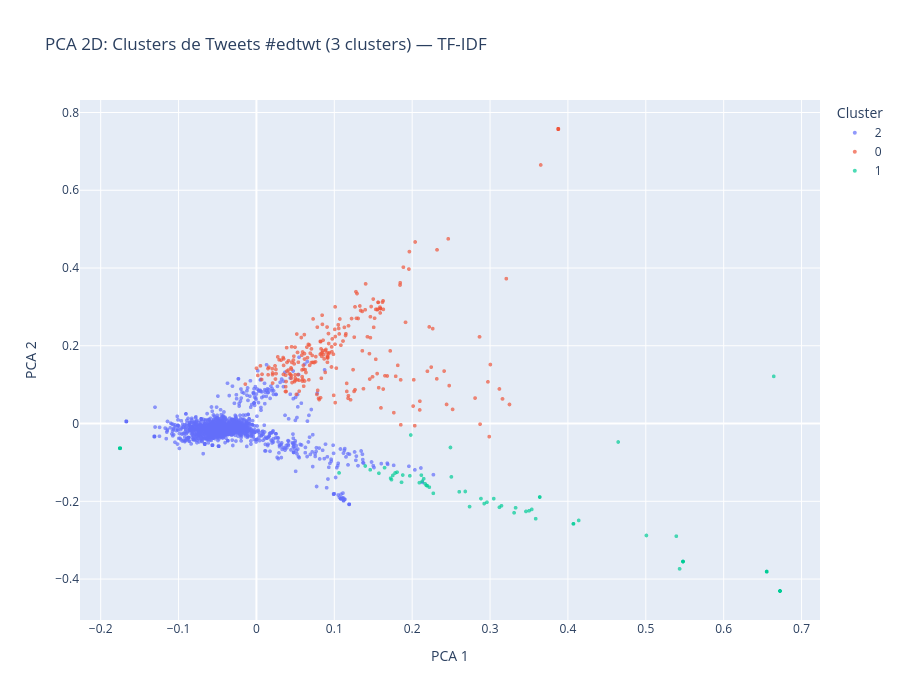

Here is the notebook cell this chart was saved with:
### Markdown cell above
visualização 2d com pca e t-sne

### Code cell
pca_2d = PCA(n_components=2, random_state=seed)
vetores_pca = pca_2d.fit_transform(vetores_centralizados)

var_exp = pca_2d.explained_variance_ratio_
print(f'Variancia explicada: PC1={var_exp[0]:.2%}, PC2={var_exp[1]:.2%}')
print(f'Variancia total explicada (2 PCs): {var_exp.sum():.2%}')

plot_df_pca = pd.DataFrame({
    'PCA 1': vetores_pca[:, 0],
    'PCA 2': vetores_pca[:, 1],
    'Cluster': df_cluster['Cluster'].astype(str),
    'Tweet': [t.replace('\n', ' ')[:60] + ('...' if len(t) > 60 else '') for t in documentos]
})

fig_pca = px.scatter(
    plot_df_pca, x='PCA 1', y='PCA 2', color='Cluster',
    title=f'PCA 2D: Clusters de Tweets #edtwt ({num_clusters} clusters) — TF-IDF',
    hover_data={'PCA 1': ':.2f', 'PCA 2': ':.2f', 'Cluster': True, 'Tweet': True},
    width=900, height=700
)
fig_pca.update_traces(marker=dict(size=4, opacity=0.7))
fig_pca.show()

### Figure 1 — Plotly figure (JSON) as saved in the notebook; plotly's stock layout.template omitted (floating-point values rounded to 4 significant figures; data arrays with more than 128 entries replaced by an {"elided": "..."} marker saying what was removed)
{"data": [{"customdata": {"elided": "1986x2 str values"}, "hovertemplate": "Cluster=%{customdata[0]}<br>PCA 1=%{x:.2f}<br>PCA 2=%{y:.2f}<br>Tweet=%{customdata[1]}<extra></extra>", "legendgroup": "2", "marker": {"color": "#636efa", "opacity": 0.7, "size": 4, "symbol": "circle"}, "mode": "markers", "name": "2", "showlegend": true, "type": "scattergl", "x": {"elided": "1986 float values"}, "xaxis": "x", "y": {"elided": "1986 float values"}, "yaxis": "y"}, {"customdata": {"elided": "260x2 str values"}, "hovertemplate": "Cluster=%{customdata[0]}<br>PCA 1=%{x:.2f}<br>PCA 2=%{y:.2f}<br>Tweet=%{customdata[1]}<extra></extra>", "legendgroup": "0", "marker": {"color": "#EF553B", "opacity": 0.7, "size": 4, "symbol": "circle"}, "mode": "markers", "name": "0", "showlegend": true, "type": "scattergl", "x": {"elided": "260 float values"}, "xaxis": "x", "y": {"elided": "260 float values"}, "yaxis": "y"}, {"customdata": {"elided": "107x2 str values"}, "hovertemplate": "Cluster=%{customdata[0]}<br>PCA 1=%{x:.2f}<br>PCA 2=%{y:.2f}<br>Tweet=%{customdata[1]}<extra></extra>", "legendgroup": "1", "marker": {"color": "#00cc96", "opacity": 0.7, "size": 4, "symbol": "circle"}, "mode": "markers", "name": "1", "showlegend": true, "type": "scattergl", "x": [0.6723, -0.1752, 0.6723, -0.1752, 0.6723, -0.1752, 0.6723, -0.1752, 0.6723, -0.1752, 0.6723, -0.1752, 0.6723, -0.1752, 0.6723, -0.1752, 0.6723, -0.1752, 0.6723, -0.1752, 0.6723, -0.1752, 0.6723, -0.1752, 0.6723, -0.1752, 0.6723, -0.1752, 0.6723, -0.1752, 0.6723, -0.1752, 0.6723, -0.1752, 0.6723, -0.1752, 0.6723, -0.1752, 0.6723, -0.1752, 0.6723, -0.1752, 0.4071, 0.1879, 0.5478, 0.197, 0.2961, 0.4071, 0.2924, 0.1752, 0.6553, 0.2128, 0.2503, 0.5008, 0.1982, 0.5478, 0.6643, 0.5392, 0.5434, 0.5478, 0.3328, 0.5478, 0.2092, 0.2148, 0.5478, 0.2492, 0.3638, 0.1781, 0.2182, 0.2737, 0.3638, 0.222, 0.6553, 0.4138, 0.6553, 0.3048, 0.3536, 0.5478, 0.2272, 0.3309, 0.2194, 0.1645, 0.4645, 0.1572, 0.6553, 0.6723, -0.1752, 0.2118, 0.3146, 0.6553, 0.3502, 0.1061, 0.312, 0.1806, 0.3461, 0.1723, 0.1734, 0.1398, 0.2166, 0.6553, 0.2883, 0.5478, 0.1863, 0.3586, 0.2604, 0.2682, 0.1461], "xaxis": "x", "y": [-0.4307, -0.0635, -0.4307, -0.0635, -0.4307, -0.0635, -0.4307, -0.0635, -0.4307, -0.0635, -0.4307, -0.0635, -0.4307, -0.0635, -0.4307, -0.0635, -0.4307, -0.0635, -0.4307, -0.0635, -0.4307, -0.0635, -0.4307, -0.0635, -0.4307, -0.0635, -0.4307, -0.0635, -0.4307, -0.0635, -0.4307, -0.0635, -0.4307, -0.0635, -0.4307, -0.0635, -0.4307, -0.0635, -0.4307, -0.0635, -0.4307, -0.0635, -0.2579, -0.1325, -0.3549, -0.1345, -0.2024, -0.2579, -0.2058, -0.1334, -0.3808, -0.1488, -0.1372, -0.2879, -0.02952, -0.3549, 0.1213, -0.2897, -0.3737, -0.3549, -0.2167, -0.3549, -0.1522, -0.1419, -0.3549, -0.06157, -0.189, -0.1272, -0.1592, -0.2137, -0.189, -0.1637, -0.3808, -0.2492, -0.3808, -0.1931, -0.2209, -0.3549, -0.1794, -0.2295, -0.1601, -0.1135, -0.0475, -0.1278, -0.3808, -0.4307, -0.0635, -0.1328, -0.2115, -0.3808, -0.2244, -0.127, -0.2154, -0.1252, -0.2261, -0.1405, -0.1443, -0.1092, -0.155, -0.3808, -0.193, -0.3549, -0.1512, -0.2448, -0.1755, -0.1747, -0.1189], "yaxis": "y"}], "layout": {"height": 700, "legend": {"title": {"text": "Cluster"}, "tracegroupgap": 0}, "title": {"text": "PCA 2D: Clusters de Tweets #edtwt (3 clusters) — TF-IDF"}, "width": 900, "xaxis": {"anchor": "y", "domain": [0, 1], "title": {"text": "PCA 1"}}, "yaxis": {"anchor": "x", "domain": [0, 1], "title": {"text": "PCA 2"}}}}
